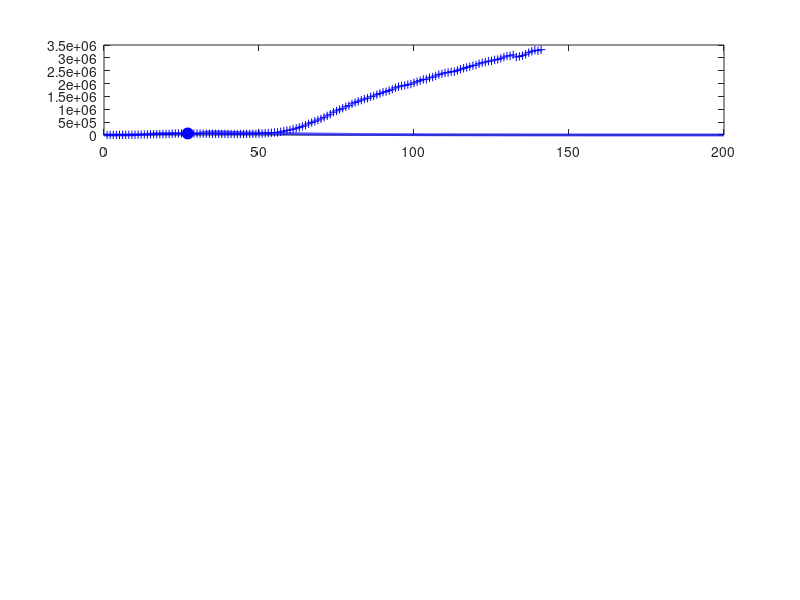

MATLAB code to generate this figure: (Note: this script raises an error after producing the figure.)
% svr19.m

% Revised:  2020 03 25

% Mathemtatical model for the spread of the covid19 virus
% Model for GLOBAL spread of virus
% Model for CHINA spread of virus: download svr19CHINA.m
% Data from https://www.worldometers.info/coronavirus/
% Date file:  covid19.mat  variable covid19
% Model specified by the variables in the INPUT SECTION of the Script

% DOING PHYSICS WITH MATLAB: 
%   ../mphome.htm
% Documentation
%   http://www.physics.usyd.edu.au/teach_res/mp/doc/sird19E.htm
% Download Scripts
%   http://www.physics.usyd.edu.au/teach_res/mp/mscripts/

% Ian Cooper
% email: matlabvisualphysics@gmail.com
% Matlab 2019b

% Populations: Data d / Model
% Susceptible individuals:  Sd  S
% Active infections (currently infected);  Id  I
% Recovered:  Rd  R
% Dead:  Dd  D

close all
clear
clc

global Imax Rmax Dmax ITmax Smax

load('covid19.mat')

% DATA: variable covid19
% Col 1: World   Id   Currently Infected Cases
% Col 2: World   Rd   Recovered
% Col 3: World   Dd   Deaths

% Data for China with Script svr19CHINA.m
% Col 4: China   Total infected cases
% Col 5: China   Currently Infected Cases
% Col 6: China   Deaths
% Col 7: USA     Total infected cases
% Col 8: USA     Currently infected cases
% Col 9: USA     Deaths
% Col 10: AUST     Total infected cases
% Col 11: AUST     Currently infected cases
% Col 12: AUST     Deaths

% Model: number of time steps 
  num = 5000;

% *********************************************************************  
% INPUTS: Model Parameters
% ********************************************************************* 

% Maximum number of days for model   [200]
  tMax = 200;
% Initial number of infections   [0.004] 
  I = zeros(num,1);
  I(1) = 0.004;
% Adjustible model parameters  
% S --> I  [0.38] 
  a = 0.39;
% I --> R  [0.036]
  b = 0.032;
% I --> D  [0.0025]
  d = 0.0055;
  

% *********************************************************************  
% SETUP
% ********************************************************************* 
  
% DATA: Id Rd Dd / Number of data days for COVID19  
  Ndays = find(covid19 == 0,1) - 1;  
  Id  = covid19(1:Ndays,1);
  Rd = covid19(1:Ndays,2);
  Dd    = covid19(1:Ndays,3);

% Model: S  D  R  
  S = zeros(num,1);
  D = zeros(num,1);
  R = zeros(num,1);
  
% Model: Initial values for populations
  S(1) = 1;
  D(1) = 0;
  R(1) = 0;   
  
% TIME [days]
  t = linspace(0,tMax,num)';
  dt = t(2) - t(1);

% SURGE FACTORS
  s = zeros(num,1);
  
  S(30) = 1;
%   for n = 1:num-1
%     if t(n) > 30 && t(n) < 58
%        s(n) = 0.33;
%     end
%     
%     if t(n) > 58 && t(n) < 64
%        s(n) = 0.88;
%     end 
%     
%    if t(n) > 64 && t(n) < 68
%        s(n) = 1.9;
%    end  
%     
%    if t(n) > 68 && t(n) < 82
%        s(n) = 3;
%    end  
%     
%   end  
  

% *********************************************************************  
% MODEL: Time Evolution
% ********************************************************************* 
 
for n = 1:num-1
  S(750) = 1;
  dS = -a*S(n)*I(n)*dt;
  dI = -dS;
  S(n+1) = S(n) + dS;
  I(n+1) = I(n) + dI;
  dR = b*I(n)*dt;
  dD = d*I(n)*dt;
  R(n+1) = R(n)+ dR;
  D(n+1) = D(n) + dD;
  I(n+1) = I(n+1) - dR - dD;
   
% Surge factors: new epicentres for spread of virus 
%  dS = s(n+1)*S(n+1)*dt;
%  S(n+1) = S(n+1) + dS;
end

% Scaling I, R and D values at day specified by t_index 
%   I(27) = Id(27)
  t_index = 27;
  index = find(t > t_index,1);
  f = Id(t_index)./ I(index);

% Scale populations
  I = f.*I;
  R = f.*R;
  D = f*D;
  
  Imax = max(I);
  Rmax = max(R);
  Dmax = max(D);
  Smax = max(S);
  
% Model: total population that has been infected;  
  Itot = I + R + D;
  ITmax = max(Itot);
  
% Data
  Idtot = Id + Rd + Dd;
  Idmax = max(Id);
  Rdmax = max(Rd);
  Ddmax = max(Dd);
  ITdmax = max(Idtot);
  
% Percentages: model
  pI = 100*I(end) / Itot(end);
  pR = 100*R(end) / Itot(end);
  pD = 100*D(end) / Itot(end);
  
% Percentages: Data
  pId = 100*Id(end) / Idtot(end);
  pRd = 100*Rd(end) / Idtot(end);
  pDd = 100*Dd(end) / Idtot(end);

  
  
% *********************************************************************  
% GRAPHICS
% ********************************************************************* 

figure(1)
  set(gcf,'units','normalized');
  set(gcf,'position',[0.02 0.05 0.3 0.75]);
  set(gcf,'color','w');

subplot(4,1,1)  % INFECTIONS
    xP = 1: Ndays;
    yP = Id;
    plot(xP,yP,'b+')   
    hold on
    
    xP = t_index; yP = Id(t_index);
    plot(xP,yP,'bo','markerfacecolor','b','markersize',8)
    
    xP = t; yP = I;
    plot(xP,yP,'b','linewidth',2)
   
    plotMonths(1)
    
    grid on
    title('Active Infections  I')
    ylabel('I','FontName','Times New Roman')  
    set(gca,'fontsize',12)
  
    
subplot(4,1,2)   % RECOVERIES
    xP = 1: Ndays;
    yP = Rd; 
    plot(xP,yP,'k+')
    hold on
 
    xP = t_index; yP = Rd(t_index);
    plot(xP,yP,'ko','markerfacecolor','k','markersize',8)
    
    xP = t; yP = R;
    plot(xP,yP,'k','linewidth',2)
    
    plotMonths(2)
    
    grid on

    ylabel('R')
    title('Recoveries  R')
    set(gca,'fontsize',12)
   
 
 subplot(4,1,3)    % DEATHS
    xP = 1: Ndays;
    yP = Dd; 
    plot(xP,yP,'r+')
    hold on
 
    xP = t_index; yP = Dd(t_index);
    plot(xP,yP,'ro','markerfacecolor','r','markersize',8)
    
    xP = t; yP = D;
    plot(xP,yP,'r','linewidth',2)
    
    plotMonths(3)
    grid on
    
    ylabel('D')
    title('Deaths  D')
    set(gca,'fontsize',12) 
    
    
 subplot(4,1,4)   % Total infections
    xP = 1: Ndays;
    yP = Idtot; 
    plot(xP,yP,'b+')
    hold on
    xP = t; yP = Itot;
    plot(xP,yP,'b','linewidth',2)
    
    plotMonths(4)
    
    grid on
    xlabel('days elapsed')
    ylabel('I_{tot}','FontName','Times New Roman')
    title('Total Infections I_{tot}');
    set(gca,'fontsize',12) 
    

figure(2)
   set(gcf,'units','normalized');
   set(gcf,'position',[0.60 0.05 0.25 0.25]);
   set(gcf,'color','w');

   fig = figure(2);
   left_color = [0 0 0];
   right_color = [1 0 1];
   set(fig,'defaultAxesColorOrder',[left_color; right_color]);
   
    plotMonths(5)   
        
    yyaxis left
    xP = t; yP = S;
    plot(xP,yP,'k','linewidth',2)
    grid on
    xlabel('days elapsed')
    ylabel('Susceptible population  S') 
      
    yyaxis right
    xP = t; yP = s;
    plot(xP,yP,'m','linewidth',1)
    grid on
    ylabel('surge factor  s') 
        
    set(gca,'fontsize',12)    

    
    
    
figure(7)
   set(gcf,'units','normalized');
   set(gcf,'position',[0.33 0.05 0.25 0.35]);
   set(gcf,'color','w');

   xlim([0 120])
   ylim([0 250])
   hh = 250; dh = -25;
   
   txt = 'Start date:  22 January 2020';
   Htext = text(0,hh,txt,'fontsize',12);
   set(Htext,'color','k')
   
   hh = hh+dh;
   txt = 'Model Parameters';
   text(0,hh,txt,'fontsize',12)
   
   hh = hh+dh;
   txt = sprintf('I(0) = %3.0f   a = %2.3f   b = %2.3f   d = %2.3f', ...
       I(1),a,b,d);
   text(0,hh,txt,'fontsize',12)
      
   hh = hh+2*dh; 
   txt = 'DATA';
   text(0,hh,txt,'fontsize',12)
   
    z = datenum([2020 1 22]);
    z = z + Ndays-1;
    z = datetime(z,'ConvertFrom','datenum');
    z.Format = 'dd-MMM-yyyy';
    txt = cellstr(z) ; 
    text(20,hh,txt,'fontsize',12)
    
   hh = hh+dh;
   z1 = Id(end); z2 = Rd(end); z3 = Dd(end); z4 = z1+z2+z3;  
   txt = sprintf('I = %5.0f    R = %5.0f    D = %5.0f    I_{tot} = %5.0f', z1,z2,z3,z4);
   text(6,hh,txt,'fontsize',12)
   
   % Recoveries and Deaths
    pR = 100*Rd(end)/(Rd(end)+Dd(end));
    pD = 100*Dd(end)/(Rd(end)+Dd(end));
    hh = hh+dh;
    txt = sprintf('percent: Active = %2.1f  Recoveries = %2.1f    Deaths = %2.1f   ',pId,pRd,pDd);
    text(2,hh,txt,'fontsize',12)  
   
   hh = hh+2*dh; 
   txt = 'MODEL PREDICTIONS';
   text(0,hh,txt,'fontsize',12)
   
    z = datenum([2020 1 22]);
    z = z + tMax;
    z = datetime(z,'ConvertFrom','datenum');
    z.Format = 'dd-MMM-yyyy';
    txt = cellstr(z) ; 
    text(60,hh,txt,'fontsize',12)
   
   hh = hh+dh;
    z1 = I(end); z2 = R(end); z3 = D(end); z4 = z1+z2+z3;  
    txt = sprintf('I = %5.0f    R = %5.0f    D = %5.0f    I_{tot} = %5.0f', z1,z2,z3,z4);
    text(6,hh,txt,'fontsize',12)

   hh = hh+dh;
    txt = 'Peak';
    text(10,hh,txt,'fontsize',12)
    z = find(I == Imax,1);
    z = t(z) + datenum([2020 1 22]);
    z = datetime(z,'ConvertFrom','datenum');
    z.Format = 'dd-MMM-yyyy';
    txt = cellstr(z) ; 
    text(30,hh,txt,'fontsize',12)
   
    txt = sprintf('I_{peak} = %5.0f',Imax);
    text(70,hh,txt,'fontsize',12)
   
    hh = hh+dh;
    txt = sprintf('percent: Active = %2.1f  Recoveries = %2.1f    Deaths = %2.1f   ',pI,pR,pD);
    text(2,hh,txt,'fontsize',12)   
       

    
    axis off
   
    
    function  pM = plotMonths(z)
     global Imax Rmax Dmax ITmax Smax
     
     % Months
       m1 = [2020 01 22];    % day zero
       m2 = [2020 02  1];    % Feb
       m3 = [2020 03  1];    % Mar
       m4 = [2020 04  1];    % Apr
       m5 = [2020 05  1];    % May
       m6 = [2020 06  1];    % Jun
       m7 = [2020 07  1];    % Jul
       m8 = [2020 08  1];    % Aug
   
      tm(1) = datenum(m1);
      tm(2) = datenum(m2) - tm(1);
      tm(3) = datenum(m3) - tm(1);
      tm(4) = datenum(m4) - tm(1);
      tm(5) = datenum(m5) - tm(1);
      tm(6) = datenum(m6) - tm(1);
      tm(7) = datenum(m7) - tm(1);
      tm(8) = datenum(m8) - tm(1);
   
      if z == 1; yMax = Imax; end
      if z == 2; yMax = Rmax; end
      if z == 3; yMax = Dmax; end
      if z == 4; yMax = ITmax; end
      if z == 5; yMax = Smax; end
      
      for n = 2:8
        plot([tm(n), tm(n)], [0, yMax],'linewidth',1,'color', [0.5 0.5 0.5]);
        hold on
      end
      
      ys = 0.8;
      text(22, ys*yMax,'F')
      text(52, ys*yMax,'M')
      text(82, ys*yMax,'A')
      text(112,ys*yMax,'M')
      text(142,ys*yMax,'J')
      text(172,ys*yMax,'J')
      
   end
   
   
